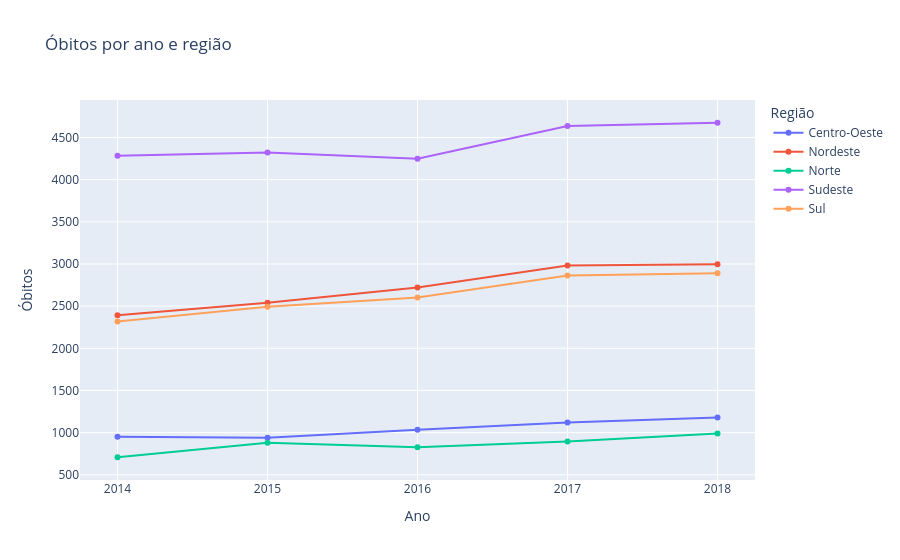

Notebook source saved alongside this figure:
### Code cell
reg = d.groupby(["ano", "regiao"]).size().reset_index(name="obitos")
fig = px.line(reg, x="ano", y="obitos", color="regiao", markers=True,
              title="Óbitos por ano e região", labels={"obitos": "Óbitos", "ano": "Ano", "regiao": "Região"})
fig.update_xaxes(dtick=1)
salvar_html(fig, "fig_regiao_ano")
fig.show()

reg_tab = reg.pivot(index="regiao", columns="ano", values="obitos")
reg_tab["var_pct_2014_2018"] = (reg_tab[2018] / reg_tab[2014] - 1) * 100
reg_tab.round(1).sort_values("var_pct_2014_2018", ascending=False)

### Figure 1 — Plotly figure (JSON) as saved in the notebook; plotly's stock layout.template omitted (floating-point values rounded to 4 significant figures)
{"data": [{"hovertemplate": "Região=Centro-Oeste<br>Ano=%{x}<br>Óbitos=%{y}<extra></extra>", "legendgroup": "Centro-Oeste", "line": {"color": "#636efa", "dash": "solid"}, "marker": {"symbol": "circle"}, "mode": "lines+markers", "name": "Centro-Oeste", "orientation": "v", "showlegend": true, "type": "scatter", "x": [2014, 2015, 2016, 2017, 2018], "xaxis": "x", "y": [950, 940, 1034, 1121, 1180], "yaxis": "y"}, {"hovertemplate": "Região=Nordeste<br>Ano=%{x}<br>Óbitos=%{y}<extra></extra>", "legendgroup": "Nordeste", "line": {"color": "#EF553B", "dash": "solid"}, "marker": {"symbol": "circle"}, "mode": "lines+markers", "name": "Nordeste", "orientation": "v", "showlegend": true, "type": "scatter", "x": [2014, 2015, 2016, 2017, 2018], "xaxis": "x", "y": [2393, 2540, 2722, 2981, 2996], "yaxis": "y"}, {"hovertemplate": "Região=Norte<br>Ano=%{x}<br>Óbitos=%{y}<extra></extra>", "legendgroup": "Norte", "line": {"color": "#00cc96", "dash": "solid"}, "marker": {"symbol": "circle"}, "mode": "lines+markers", "name": "Norte", "orientation": "v", "showlegend": true, "type": "scatter", "x": [2014, 2015, 2016, 2017, 2018], "xaxis": "x", "y": [708, 881, 826, 896, 991], "yaxis": "y"}, {"hovertemplate": "Região=Sudeste<br>Ano=%{x}<br>Óbitos=%{y}<extra></extra>", "legendgroup": "Sudeste", "line": {"color": "#ab63fa", "dash": "solid"}, "marker": {"symbol": "circle"}, "mode": "lines+markers", "name": "Sudeste", "orientation": "v", "showlegend": true, "type": "scatter", "x": [2014, 2015, 2016, 2017, 2018], "xaxis": "x", "y": [4283, 4323, 4249, 4635, 4675], "yaxis": "y"}, {"hovertemplate": "Região=Sul<br>Ano=%{x}<br>Óbitos=%{y}<extra></extra>", "legendgroup": "Sul", "line": {"color": "#FFA15A", "dash": "solid"}, "marker": {"symbol": "circle"}, "mode": "lines+markers", "name": "Sul", "orientation": "v", "showlegend": true, "type": "scatter", "x": [2014, 2015, 2016, 2017, 2018], "xaxis": "x", "y": [2319, 2494, 2602, 2862, 2891], "yaxis": "y"}], "layout": {"legend": {"title": {"text": "Região"}, "tracegroupgap": 0}, "title": {"text": "Óbitos por ano e região"}, "xaxis": {"anchor": "y", "domain": [0.0, 1.0], "dtick": 1, "title": {"text": "Ano"}}, "yaxis": {"anchor": "x", "domain": [0.0, 1.0], "title": {"text": "Óbitos"}}}}
